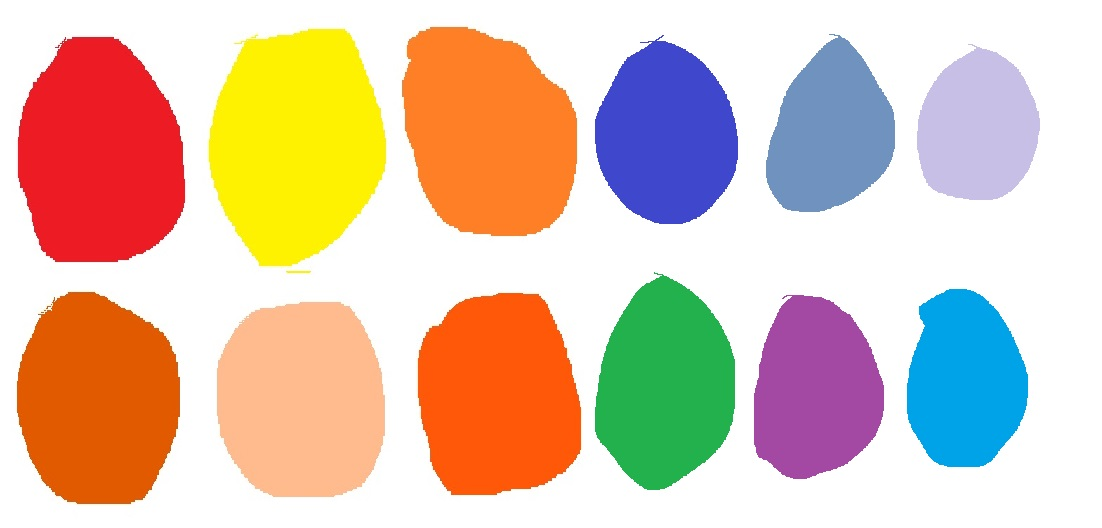
#> input picture sailbot/deprecated/Opencv2/pallet.jpg, 1102 x 528 px, given in place of the camera
$ python 'color_track multi.py'
#> lines starting #> are read from the running program, lines starting #| are printed output that depends on the picture; after the words box and inside, x2 and y2 are one past the last pixel; in counts of white or black regions, pixels touching at a corner belong together
# import the opencv library
import cv2
import numpy as np


# ////////////////////////////////////////
def clr_iso(img):
    hsv = cv2.cvtColor(img, cv2.COLOR_BGR2HSV)
    # BLUE / GREEN / RED
    lower = np.array([5, 110, 150])
    upper = np.array([15, 255, 255])

    # lower = np.array([101, 50, 38])
    # upper = np.array([110, 255, 255])

    mask = cv2.inRange(hsv, lower, upper)
    return mask


# ////////////////////////////////////////
# START


# define a video capture object
vid_feed = cv2.VideoCapture(0)


# ////////////////////////////////////////
# LOOP


while True:
    # Capture the video frame by frame

    _, frame = vid_feed.read()
#> frame is the input picture: shape (528, 1102, 3); mean B, G, R 174.8, 194.7, 221.5

    #####obj detection
    # mask = clr_iso(frame)
    # _, mask = cv2.threshold(mask, 254,255, cv2.THRESH_BINARY)

    mask = clr_iso(frame)
#> in clr_iso, `hsv = cv2.cvtColor(img, cv2.COLOR_BGR2HSV)`: hsv: shape (528, 1102, 3); mean H, S, V 41, 95.4, 241.3
#> in clr_iso, `mask = cv2.inRange(hsv, lower, upper)`:
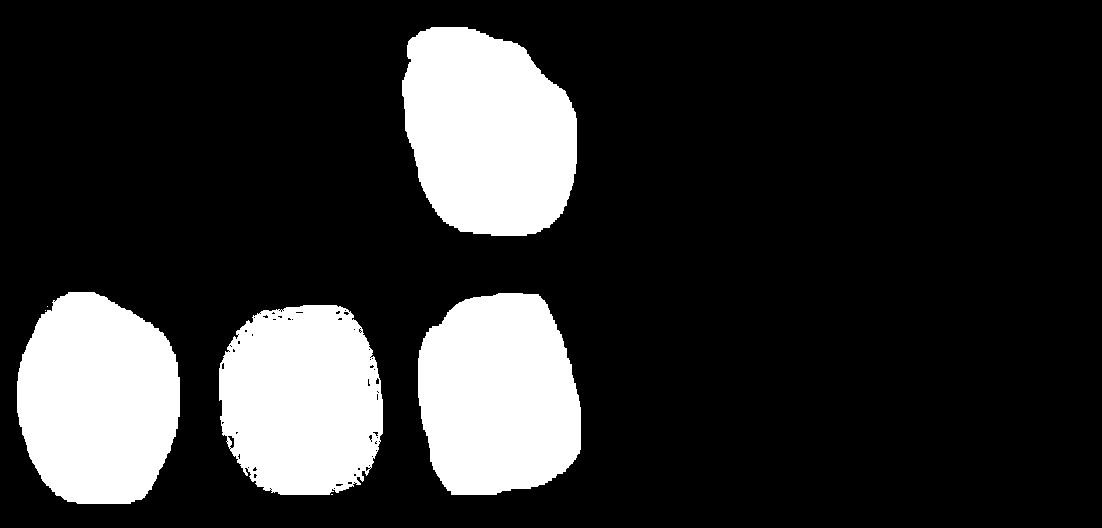
#> mask: shape (528, 1102); 18.9% white; 7 white regions (3 under 20 px)
    contours, _ = cv2.findContours(mask, cv2.RETR_TREE, cv2.CHAIN_APPROX_SIMPLE)
#> contours = 78 contours, 72 with area under 20; largest, box (x1, y1, x2, y2) and area: (402, 27, 577, 236) 28826, (17, 292, 180, 504) 27332, (418, 293, 581, 495) 26902, (219, 305, 383, 495) 25734, (227, 435, 235, 449) 50, (375, 377, 380, 385) 22

    arr = []
    for cnt in contours:
        # calc area and remove small elments
        area = cv2.contourArea(cnt)

        # CHANGE THIS VALUE IF FAR/CLOSE
        if area > 200:
            cv2.drawContours(frame, [cnt], -1, (255, 165, 0), 2)
            x, y, w, h = cv2.boundingRect(cnt)
            cv2.rectangle(frame, (x, y), (x + w, y + h), (255, 0, 0), 3)

            xystr = str(x) + ", " + str(y)
            cv2.putText(
                frame, xystr, (x, y - 5), cv2.FONT_HERSHEY_PLAIN, 1, (0, 0, 0), 2
            )

            arr.append([x + (w / 2), y + (h / 2)])
#> this loop made 78 passes
#> (area, x, y, w, h) on passes 4, 75, 76, 78: (25733.5, 219, 305, 164, 190), (26902, 418, 293, 163, 202), (27331.5, 17, 292, 163, 212), (28826.5, 402, 27, 175, 209)
#> area on passes 29, 38: 49.5, 22
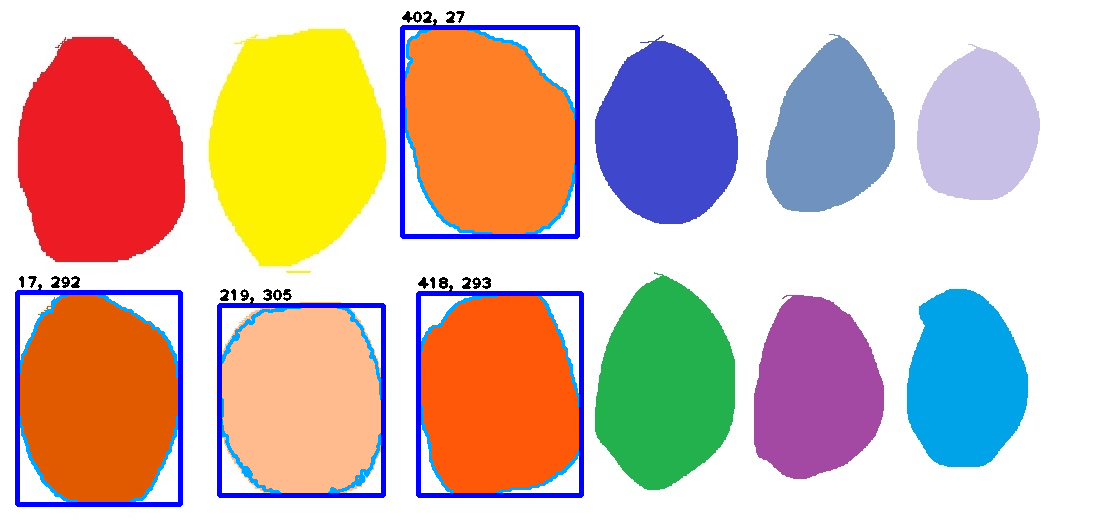
#> frame: shape (528, 1102, 3); 3.8% of pixels changed, all inside (x1, y1, x2, y2) = (15, 11, 584, 507)
#> after the loop, arr = [[301, 400], [499.5, 394], [98.5, 398], [489.5, 131.5]]

    avgx = 0
    avgy = 0
    count = len(arr)
#> count = 4
    if count != 0:
        for x, y in arr:
            # print(x, y)
            avgx += x
            avgy += y
#> this loop made 4 passes
#> (x, y, avgx, avgy) on passes 1 to 4: (301, 400, 301, 400), (499.5, 394, 800.5, 794), (98.5, 398, 899, 1192), (489.5, 131.5, 1388.5, 1323.5)
#> after the loop, avgx = 1388.5; avgy = 1323.5
        avgx = round(avgx / count)
#> avgx = 347
        avgy = round(avgy / count)
#> avgy = 331
        print(avgx, avgy)
#| 347 331
        cv2.putText(frame, "x", (avgx, avgy), cv2.FONT_HERSHEY_PLAIN, 1, (0, 0, 255), 2)
#> frame: shape (528, 1102, 3); 0.01% of pixels changed, all inside (x1, y1, x2, y2) = (348, 323, 357, 332)

    # Display the resulting frame
    cv2.imshow("frame", frame)
    cv2.imshow("mask", mask)

    # quits when pressing 'q'
    if cv2.waitKey(1) & 0xFF == ord("q"):
#> (key q is pressed here)
        break

# ////////////////////////////////////////
# clean up after loop
#> (the run stopped early here; a loop or call above may not have finished)
